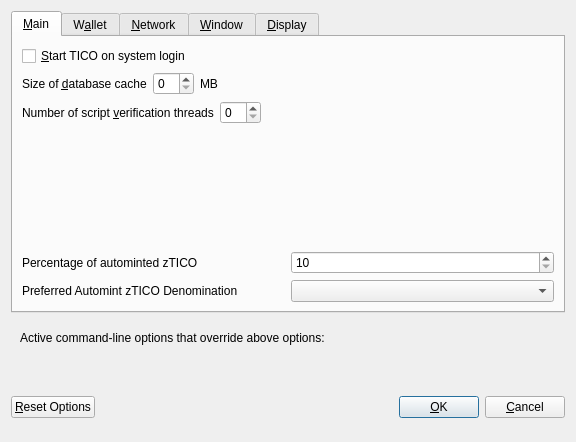
<?xml version="1.0" encoding="UTF-8"?>
<ui version="4.0">
 <class>OptionsDialog</class>
 <widget class="QDialog" name="OptionsDialog">
  <property name="geometry">
   <rect>
    <x>0</x>
    <y>0</y>
    <width>576</width>
    <height>442</height>
   </rect>
  </property>
  <property name="windowTitle">
   <string>Options</string>
  </property>
  <property name="modal">
   <bool>true</bool>
  </property>
  <layout class="QVBoxLayout" name="verticalLayout">
   <item>
    <widget class="QTabWidget" name="tabWidget">
     <property name="currentIndex">
      <number>0</number>
     </property>
     <widget class="QWidget" name="tabMain">
      <attribute name="title">
       <string>&amp;Main</string>
      </attribute>
      <layout class="QVBoxLayout" name="verticalLayout_Main">
       <item>
        <widget class="QCheckBox" name="bitcoinAtStartup">
         <property name="toolTip">
          <string>Automatically start TICO after logging in to the system.</string>
         </property>
         <property name="text">
          <string>&amp;Start TICO on system login</string>
         </property>
        </widget>
       </item>
       <item>
        <layout class="QHBoxLayout" name="horizontalLayout_2_Main">
         <item>
          <widget class="QLabel" name="databaseCacheLabel">
           <property name="text">
            <string>Size of &amp;database cache</string>
           </property>
           <property name="textFormat">
            <enum>Qt::PlainText</enum>
           </property>
           <property name="buddy">
            <cstring>databaseCache</cstring>
           </property>
          </widget>
         </item>
         <item>
          <widget class="QSpinBox" name="databaseCache"/>
         </item>
         <item>
          <widget class="QLabel" name="databaseCacheUnitLabel">
           <property name="text">
            <string>MB</string>
           </property>
           <property name="textFormat">
            <enum>Qt::PlainText</enum>
           </property>
          </widget>
         </item>
         <item>
          <spacer name="horizontalSpacer_2_Main">
           <property name="orientation">
            <enum>Qt::Horizontal</enum>
           </property>
           <property name="sizeHint" stdset="0">
            <size>
             <width>40</width>
             <height>20</height>
            </size>
           </property>
          </spacer>
         </item>
        </layout>
       </item>
       <item>
        <layout class="QHBoxLayout" name="horizontalLayout_3_Main">
         <item>
          <widget class="QLabel" name="threadsScriptVerifLabel">
           <property name="text">
            <string>Number of script &amp;verification threads</string>
           </property>
           <property name="textFormat">
            <enum>Qt::PlainText</enum>
           </property>
           <property name="buddy">
            <cstring>threadsScriptVerif</cstring>
           </property>
          </widget>
         </item>
         <item>
          <widget class="QSpinBox" name="threadsScriptVerif">
           <property name="toolTip">
            <string>(0 = auto, &lt;0 = leave that many cores free)</string>
           </property>
          </widget>
         </item>
         <item>
          <spacer name="horizontalSpacer_3_Main">
           <property name="orientation">
            <enum>Qt::Horizontal</enum>
           </property>
           <property name="sizeHint" stdset="0">
            <size>
             <width>40</width>
             <height>20</height>
            </size>
           </property>
          </spacer>
         </item>
        </layout>
       </item>
       <item>
        <spacer name="verticalSpacer_2">
         <property name="orientation">
          <enum>Qt::Vertical</enum>
         </property>
         <property name="sizeHint" stdset="0">
          <size>
           <width>20</width>
           <height>40</height>
          </size>
         </property>
        </spacer>
       </item>
       <item>
        <layout class="QHBoxLayout" name="horizontalLayout_3">
         <item>
          <widget class="QLabel" name="percentage_label">
           <property name="toolTip">
            <string>Percentage of incoming TICO which get automatically converted to zTICO via Zerocoin Protocol (min: 10%)</string>
           </property>
           <property name="text">
            <string>Percentage of autominted zTICO</string>
           </property>
          </widget>
         </item>
         <item>
          <widget class="QSpinBox" name="zeromintPercentage">
           <property name="minimum">
            <number>10</number>
           </property>
           <property name="maximum">
            <number>100</number>
           </property>
          </widget>
         </item>
        </layout>
       </item>
       <item>
        <layout class="QHBoxLayout" name="horizontalLayout" stretch="0,0">
         <property name="sizeConstraint">
          <enum>QLayout::SetFixedSize</enum>
         </property>
         <item>
          <widget class="QLabel" name="labelPreferredDenom">
           <property name="maximumSize">
            <size>
             <width>16777215</width>
             <height>16777215</height>
            </size>
           </property>
           <property name="toolTip">
            <string>Wait with automatic conversion to Zerocoin until enough TICO for this denomination is available</string>
           </property>
           <property name="text">
            <string>Preferred Automint zTICO Denomination</string>
           </property>
          </widget>
         </item>
         <item>
          <widget class="QComboBox" name="preferredDenom">
           <property name="maximumSize">
            <size>
             <width>16777215</width>
             <height>27</height>
            </size>
           </property>
           <property name="toolTip">
            <string>Wait with automatic conversion to Zerocoin until enough TICO for this denomination is available</string>
           </property>
           <property name="maxVisibleItems">
            <number>9</number>
           </property>
           <property name="maxCount">
            <number>9</number>
           </property>
          </widget>
         </item>
        </layout>
       </item>
      </layout>
     </widget>
     <widget class="QWidget" name="tabWallet">
      <attribute name="title">
       <string>W&amp;allet</string>
      </attribute>
      <layout class="QVBoxLayout" name="verticalLayout_Wallet">
       <item>
        <widget class="QGroupBox" name="groupBox">
         <property name="title">
          <string>Expert</string>
         </property>
         <layout class="QVBoxLayout" name="verticalLayout_2">
          <item>
           <widget class="QCheckBox" name="coinControlFeatures">
            <property name="toolTip">
             <string>Whether to show coin control features or not.</string>
            </property>
            <property name="text">
             <string>Enable coin &amp;control features</string>
            </property>
           </widget>
          </item>
          <item>
           <widget class="QCheckBox" name="showMasternodesTab">
            <property name="toolTip">
             <string>Show additional tab listing all your masternodes in first sub-tab&lt;br/&gt;and all masternodes on the network in second sub-tab.</string>
            </property>
            <property name="text">
             <string>Show Masternodes Tab</string>
            </property>
           </widget>
          </item>
          <item>
           <widget class="QCheckBox" name="spendZeroConfChange">
            <property name="toolTip">
             <string>If you disable the spending of unconfirmed change, the change from a transaction&lt;br/&gt;cannot be used until that transaction has at least one confirmation.&lt;br/&gt;This also affects how your balance is computed.</string>
            </property>
            <property name="text">
             <string>&amp;Spend unconfirmed change</string>
            </property>
           </widget>
          </item>
         </layout>
        </widget>
       </item>
       <item>
        <spacer name="verticalSpacer_Wallet">
         <property name="orientation">
          <enum>Qt::Vertical</enum>
         </property>
         <property name="sizeHint" stdset="0">
          <size>
           <width>20</width>
           <height>40</height>
          </size>
         </property>
        </spacer>
       </item>
      </layout>
     </widget>
     <widget class="QWidget" name="tabNetwork">
      <attribute name="title">
       <string>&amp;Network</string>
      </attribute>
      <layout class="QVBoxLayout" name="verticalLayout_Network">
       <item>
        <widget class="QCheckBox" name="mapPortUpnp">
         <property name="toolTip">
          <string>Automatically open the TICO client port on the router. This only works when your router supports UPnP and it is enabled.</string>
         </property>
         <property name="text">
          <string>Map port using &amp;UPnP</string>
         </property>
        </widget>
       </item>
       <item>
        <widget class="QCheckBox" name="allowIncoming">
         <property name="toolTip">
          <string>Accept connections from outside</string>
         </property>
         <property name="text">
          <string>Allow incoming connections</string>
         </property>
        </widget>
       </item>
       <item>
        <widget class="QCheckBox" name="connectSocks">
         <property name="toolTip">
          <string>Connect to the TICO network through a SOCKS5 proxy.</string>
         </property>
         <property name="text">
          <string>&amp;Connect through SOCKS5 proxy (default proxy):</string>
         </property>
        </widget>
       </item>
       <item>
        <layout class="QHBoxLayout" name="horizontalLayout_1_Network">
         <item>
          <widget class="QLabel" name="proxyIpLabel">
           <property name="text">
            <string>Proxy &amp;IP:</string>
           </property>
           <property name="textFormat">
            <enum>Qt::PlainText</enum>
           </property>
           <property name="buddy">
            <cstring>proxyIp</cstring>
           </property>
          </widget>
         </item>
         <item>
          <widget class="QValidatedLineEdit" name="proxyIp">
           <property name="minimumSize">
            <size>
             <width>140</width>
             <height>0</height>
            </size>
           </property>
           <property name="maximumSize">
            <size>
             <width>140</width>
             <height>16777215</height>
            </size>
           </property>
           <property name="toolTip">
            <string>IP address of the proxy (e.g. IPv4: 127.0.0.1 / IPv6: ::1)</string>
           </property>
          </widget>
         </item>
         <item>
          <widget class="QLabel" name="proxyPortLabel">
           <property name="text">
            <string>&amp;Port:</string>
           </property>
           <property name="textFormat">
            <enum>Qt::PlainText</enum>
           </property>
           <property name="buddy">
            <cstring>proxyPort</cstring>
           </property>
          </widget>
         </item>
         <item>
          <widget class="QLineEdit" name="proxyPort">
           <property name="minimumSize">
            <size>
             <width>55</width>
             <height>0</height>
            </size>
           </property>
           <property name="maximumSize">
            <size>
             <width>55</width>
             <height>16777215</height>
            </size>
           </property>
           <property name="toolTip">
            <string>Port of the proxy (e.g. 9050)</string>
           </property>
          </widget>
         </item>
         <item>
          <spacer name="horizontalSpacer_1_Network">
           <property name="orientation">
            <enum>Qt::Horizontal</enum>
           </property>
           <property name="sizeHint" stdset="0">
            <size>
             <width>40</width>
             <height>20</height>
            </size>
           </property>
          </spacer>
         </item>
        </layout>
       </item>
       <item>
        <spacer name="verticalSpacer_Network">
         <property name="orientation">
          <enum>Qt::Vertical</enum>
         </property>
         <property name="sizeHint" stdset="0">
          <size>
           <width>20</width>
           <height>40</height>
          </size>
         </property>
        </spacer>
       </item>
      </layout>
     </widget>
     <widget class="QWidget" name="tabWindow">
      <attribute name="title">
       <string>&amp;Window</string>
      </attribute>
      <layout class="QVBoxLayout" name="verticalLayout_Window">
       <item>
        <widget class="QCheckBox" name="minimizeToTray">
         <property name="toolTip">
          <string>Show only a tray icon after minimizing the window.</string>
         </property>
         <property name="text">
          <string>&amp;Minimize to the tray instead of the taskbar</string>
         </property>
        </widget>
       </item>
       <item>
        <widget class="QCheckBox" name="minimizeOnClose">
         <property name="toolTip">
          <string>Minimize instead of exit the application when the window is closed. When this option is enabled, the application will be closed only after selecting Quit in the menu.</string>
         </property>
         <property name="text">
          <string>M&amp;inimize on close</string>
         </property>
        </widget>
       </item>
       <item>
        <spacer name="verticalSpacer_Window">
         <property name="orientation">
          <enum>Qt::Vertical</enum>
         </property>
         <property name="sizeHint" stdset="0">
          <size>
           <width>20</width>
           <height>40</height>
          </size>
         </property>
        </spacer>
       </item>
      </layout>
     </widget>
     <widget class="QWidget" name="tabDisplay">
      <attribute name="title">
       <string>&amp;Display</string>
      </attribute>
      <layout class="QVBoxLayout" name="verticalLayout_Display">
       <item>
        <layout class="QHBoxLayout" name="horizontalLayout_1_Display">
         <item>
          <widget class="QLabel" name="langLabel">
           <property name="text">
            <string>User Interface &amp;language:</string>
           </property>
           <property name="textFormat">
            <enum>Qt::PlainText</enum>
           </property>
           <property name="buddy">
            <cstring>lang</cstring>
           </property>
          </widget>
         </item>
         <item>
          <widget class="QValueComboBox" name="lang">
           <property name="toolTip">
            <string>The user interface language can be set here. This setting will take effect after restarting TICO.</string>
           </property>
          </widget>
         </item>
        </layout>
       </item>
       <item>
        <widget class="QLabel" name="label_3">
         <property name="toolTip">
          <string notr="true"/>
         </property>
         <property name="statusTip">
          <string notr="true"/>
         </property>
         <property name="whatsThis">
          <string notr="true"/>
         </property>
         <property name="accessibleName">
          <string notr="true"/>
         </property>
         <property name="text">
          <string>Language missing or translation incomplete? Help contributing translations here:
https://www.transifex.com/ticoin-project/ticoin-project-translations</string>
         </property>
         <property name="wordWrap">
          <bool>true</bool>
         </property>
         <property name="openExternalLinks">
          <bool>true</bool>
         </property>
         <property name="textInteractionFlags">
          <set>Qt::TextBrowserInteraction</set>
         </property>
        </widget>
       </item>
       <item>
        <layout class="QHBoxLayout" name="horizontalLayout_4_Display" stretch="0,0">
         <item>
          <widget class="QLabel" name="themeLabel">
           <property name="text">
            <string>User Interface Theme:</string>
           </property>
          </widget>
         </item>
         <item>
          <widget class="QValueComboBox" name="theme"/>
         </item>
        </layout>
       </item>
       <item>
        <widget class="Line" name="line">
         <property name="orientation">
          <enum>Qt::Horizontal</enum>
         </property>
        </widget>
       </item>
       <item>
        <layout class="QHBoxLayout" name="horizontalLayout_2_Display">
         <item>
          <widget class="QLabel" name="unitLabel">
           <property name="text">
            <string>&amp;Unit to show amounts in:</string>
           </property>
           <property name="textFormat">
            <enum>Qt::PlainText</enum>
           </property>
           <property name="buddy">
            <cstring>unit</cstring>
           </property>
          </widget>
         </item>
         <item>
          <widget class="QValueComboBox" name="unit">
           <property name="toolTip">
            <string>Choose the default subdivision unit to show in the interface and when sending coins.</string>
           </property>
          </widget>
         </item>
        </layout>
       </item>
       <item>
        <layout class="QHBoxLayout" name="horizontalLayout_5_Display">
         <item>
          <widget class="QLabel" name="digitsLabel">
           <property name="text">
            <string>Decimal digits</string>
           </property>
          </widget>
         </item>
         <item>
          <widget class="QValueComboBox" name="digits"/>
         </item>
        </layout>
       </item>
       <item>
        <layout class="QHBoxLayout" name="horizontalLayout_3_Display">
         <item>
          <widget class="QLabel" name="thirdPartyTxUrlsLabel">
           <property name="toolTip">
            <string>Third party URLs (e.g. a block explorer) that appear in the transactions tab as context menu items. %s in the URL is replaced by transaction hash. Multiple URLs are separated by vertical bar |.</string>
           </property>
           <property name="text">
            <string>Third party transaction URLs</string>
           </property>
           <property name="buddy">
            <cstring>thirdPartyTxUrls</cstring>
           </property>
          </widget>
         </item>
         <item>
          <widget class="QLineEdit" name="thirdPartyTxUrls">
           <property name="toolTip">
            <string>Third party URLs (e.g. a block explorer) that appear in the transactions tab as context menu items. %s in the URL is replaced by transaction hash. Multiple URLs are separated by vertical bar |.</string>
           </property>
          </widget>
         </item>
        </layout>
       </item>
       <item>
        <spacer name="verticalSpacer">
         <property name="orientation">
          <enum>Qt::Vertical</enum>
         </property>
         <property name="sizeHint" stdset="0">
          <size>
           <width>20</width>
           <height>40</height>
          </size>
         </property>
        </spacer>
       </item>
      </layout>
     </widget>
    </widget>
   </item>
   <item>
    <widget class="QFrame" name="frame">
     <layout class="QVBoxLayout" name="verticalLayout_Bottom">
      <item>
       <layout class="QHBoxLayout" name="horizontalLayout_Bottom">
        <item>
         <widget class="QLabel" name="overriddenByCommandLineInfoLabel">
          <property name="text">
           <string>Active command-line options that override above options:</string>
          </property>
          <property name="textFormat">
           <enum>Qt::PlainText</enum>
          </property>
         </widget>
        </item>
        <item>
         <spacer name="horizontalSpacer_Bottom">
          <property name="orientation">
           <enum>Qt::Horizontal</enum>
          </property>
          <property name="sizeHint" stdset="0">
           <size>
            <width>40</width>
            <height>20</height>
           </size>
          </property>
         </spacer>
        </item>
       </layout>
      </item>
      <item>
       <widget class="QLabel" name="overriddenByCommandLineLabel">
        <property name="text">
         <string/>
        </property>
        <property name="textFormat">
         <enum>Qt::PlainText</enum>
        </property>
        <property name="wordWrap">
         <bool>true</bool>
        </property>
       </widget>
      </item>
     </layout>
    </widget>
   </item>
   <item>
    <layout class="QHBoxLayout" name="horizontalLayout_Buttons">
     <item>
      <widget class="QPushButton" name="resetButton">
       <property name="toolTip">
        <string>Reset all client options to default.</string>
       </property>
       <property name="text">
        <string>&amp;Reset Options</string>
       </property>
       <property name="autoDefault">
        <bool>false</bool>
       </property>
      </widget>
     </item>
     <item>
      <spacer name="horizontalSpacer_1">
       <property name="orientation">
        <enum>Qt::Horizontal</enum>
       </property>
       <property name="sizeHint" stdset="0">
        <size>
         <width>40</width>
         <height>48</height>
        </size>
       </property>
      </spacer>
     </item>
     <item>
      <widget class="QLabel" name="statusLabel">
       <property name="minimumSize">
        <size>
         <width>200</width>
         <height>0</height>
        </size>
       </property>
       <property name="font">
        <font>
         <weight>75</weight>
         <bold>true</bold>
        </font>
       </property>
       <property name="text">
        <string/>
       </property>
       <property name="textFormat">
        <enum>Qt::PlainText</enum>
       </property>
       <property name="wordWrap">
        <bool>true</bool>
       </property>
      </widget>
     </item>
     <item>
      <spacer name="horizontalSpacer_2">
       <property name="orientation">
        <enum>Qt::Horizontal</enum>
       </property>
       <property name="sizeHint" stdset="0">
        <size>
         <width>40</width>
         <height>48</height>
        </size>
       </property>
      </spacer>
     </item>
     <item>
      <widget class="QPushButton" name="okButton">
       <property name="text">
        <string>&amp;OK</string>
       </property>
       <property name="autoDefault">
        <bool>false</bool>
       </property>
       <property name="default">
        <bool>true</bool>
       </property>
      </widget>
     </item>
     <item>
      <widget class="QPushButton" name="cancelButton">
       <property name="text">
        <string>&amp;Cancel</string>
       </property>
       <property name="autoDefault">
        <bool>false</bool>
       </property>
      </widget>
     </item>
    </layout>
   </item>
  </layout>
 </widget>
 <customwidgets>
  <customwidget>
   <class>QValidatedLineEdit</class>
   <extends>QLineEdit</extends>
   <header>qvalidatedlineedit.h</header>
  </customwidget>
  <customwidget>
   <class>QValueComboBox</class>
   <extends>QComboBox</extends>
   <header>qvaluecombobox.h</header>
  </customwidget>
 </customwidgets>
 <resources/>
 <connections/>
</ui>
